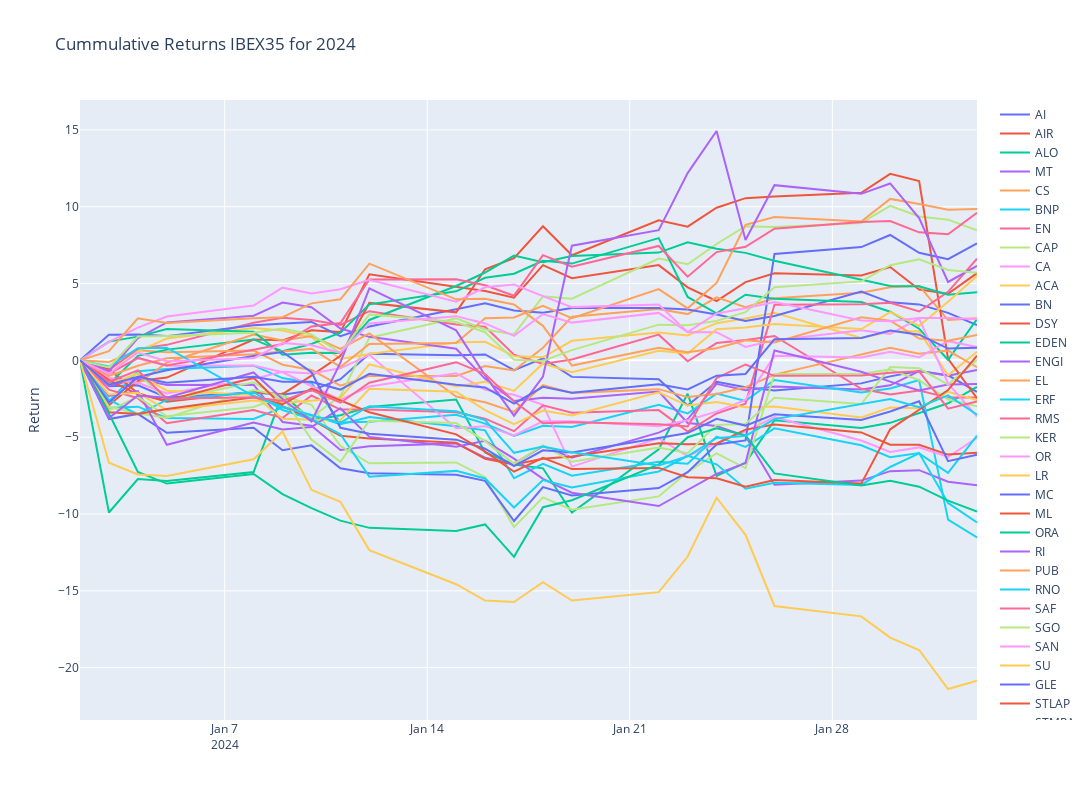

This figure's notebook cell:
### Code cell
# Plotly
fig = make_subplots()

# Graph (1,1)
# Loop all stock files and get cummulative return for year
for stock in tqdm(cac40_list):
    f = os.path.join("../input", stock)
    df = pd.read_csv(f+".csv",index_col="Date",parse_dates=True)
    df['Cummulative_Return'] = cumulative_return(df["Adj Close"].loc[year])
    fig.add_trace(go.Scatter(x=df['Cummulative_Return'].loc[year].index,y=df['Cummulative_Return'].loc[year],mode="lines",name=stock.split('.')[0]),row=1,col=1)

# Update xaxis properties
fig.update_yaxes(title_text="Return", row=1, col=1)

fig.update_layout(height=800, width=1300,showlegend=True,title=f"Cummulative Returns IBEX35 for {year}")

fig.show()
